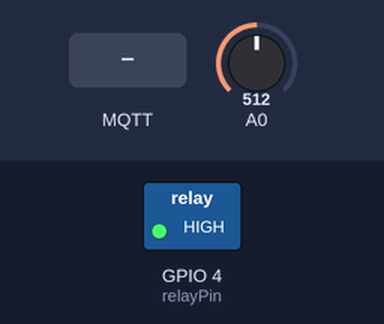
Recording of a sketch running on a simulated ESP8266 (NodeMCU). Shown: switched loads named in the sketch (green lamp = pin HIGH). The inputs (shaded band) are chosen by the test bench; at power-on: A0 = 512. WiFi joins after 1.5 s; servers stay silent unless stated; no MQTT or app messages arrive unless stated; what the sketch prints to the serial monitor is not drawn.

Above: at 2.7 s.
2.8 s: MQTT message "0" arrives on the first subscribed topic
At 4.7 s:
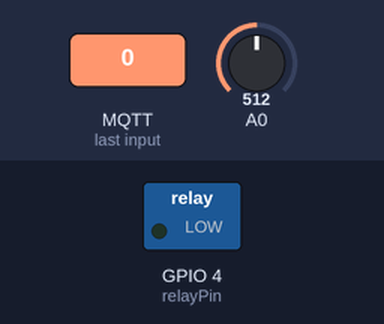
5.4 s: MQTT message "1" arrives on the first subscribed topic
At 7.8 s:
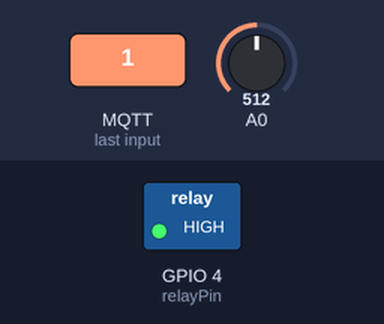
Timing chart, 0 to 9.3 s (numbered marks = the images above; inputs shaded):
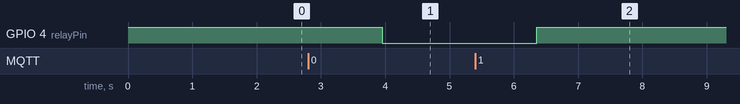

The sketch:

AC_current_Node-red_mqtt_button.ino
```cpp
/*=======================================================
  Author: Atul Dubey
  Date: 29/09/2022
  Description: Track the current and power consumed by DC load
  using ACS712 Current sensor and node red.
  Sensitivity of Acs712 current sensor is 185mv/A
  =======================================================*/
/* Include libraries */
#include <ESP8266WiFi.h>
#include <PubSubClient.h>


/* Defining global variables and constants */
char ssid[] = "YOUR_WIFI_SSID";                                                   // Variables to store network credentials
char pass[] = "YOUR_WIFI_PASSWORD";
char msg[50];                                                             // Varaible for storing final message to be published
const char* mqttServer = "MQTT_BROKER_IP_ADDRESS";                                  // Address of the computer running MQTT broker

int relayPin = 4;                                                         // Variable for relay output pin
double sensor_Vol = 0;                                                    // Variable for storing voltage on ADC pin duue to sensor
double Vrms = 0;                                                          // Variable for storing RMS value of the voltage
double AmpsRMS = 0;                                                       // Variale for storing final RMS value of current
float initialError;                                                       // Variable for storing output value of sensor at no load
int Sensitivity = 185;                                                    // use 100 for 20A Module and 66 for 30A Module
uint32_t start_time;                                                      // Variable for saving start time of the loop

WiFiClient espClient;                                                       // Creating a Wi-Fi client
PubSubClient client(espClient);                                             // Creating instance of PubSubClient library

/* Function for making WiFi connection */
void WiFi_connect() {
  WiFi.begin(ssid, pass);                                                   // Initializing WiFi connection
  while (WiFi.status() != WL_CONNECTED) {                                   // Checking for connection untill connected
    delay(500);
    Serial.print(".");
  }
  Serial.println("Connected to the WiFi network");
}
void setup() {
  pinMode(relayPin, OUTPUT);
  digitalWrite(relayPin, HIGH);
  Serial.begin(115200);                                                     // Initializing serial monitor
  WiFi_connect();                                                           // Calling function for WiFi connection
  client.setServer(mqttServer, 1883);                                       // Setting MQTT broker and port number
  client.setCallback(callback);

}

/* Function for re-establishing MQTT connection with broker */
void reconnect() {
  while (!client.connected()) {
    Serial.print("Attempting MQTT connection...");
    if (client.connect("h1")) {                                  // Attempt to connect
      Serial.println("connected");
      client.subscribe("button1");
    }
    else {
      Serial.print("failed, rc=");
      Serial.print(client.state());
      Serial.println(" try again in 5 seconds");
      // Wait 5 seconds before retrying
      delay(5000);
    }
  }
}

/* Function to receive values from subscribed topic */
void callback(char* topic, byte* payload, unsigned int length) {
  Serial.print("Message arrived [");
  Serial.print(topic);
  Serial.print("] ");
  for (int i = 0; i < 1; i++) {
    Serial.print((char)payload[i]);
  }
  Serial.println();

  // Switch on the LED if an 1 was received as first character
  if ((char)payload[0] == '1') {
    digitalWrite(relayPin, HIGH);   // Turn the LED on (Note that LOW is the voltage level

  } else if ((char)payload[0] == '0')
  {
    digitalWrite(relayPin, LOW);  // Turn the LED off by making the voltage HIGH
  }
}

/* Function for getting peak to peak value of ADC value of sensor */
float getVPP()
{
  float result;
  int sensor_ADC;                                                           //value read from the sensor
  int maxValue = 0;                                                         // store max value here
  int minValue = 1024;                                                      // store min value here

  uint32_t start_time1 = millis();
  while ((millis() - start_time1) < 1000) //sample for 1 Sec
  {
    sensor_ADC = analogRead(A0);

    if (sensor_ADC > maxValue)                                              // Chicking for new maxValue
    {
      /*record the maximum sensor value*/
      maxValue = sensor_ADC;
    }
    if (sensor_ADC < minValue)
    {
      /*record the minimum sensor value*/
      minValue = sensor_ADC;
    }
  }
  result = ((maxValue - minValue) * 3.34) / 1024.0;                         // Subtract min from max

  return result;
}
void loop() {
  if (!client.connected()) {                                                // Calling reconnect function when the connection breaks
    reconnect();
  }
  client.loop();                                                            // Keeping MQTT connection alive

  sensor_Vol = getVPP();                                                    // Getting peak to peak value of voltage from sensor
  Vrms = (sensor_Vol / 2.0) * 0.707;                                        // Calculating RMS value of sensor voltage
  AmpsRMS = ((Vrms * 1000) / Sensitivity);                                  // Calculating RMS value of load current

  Serial.print(AmpsRMS);
  Serial.println(" Amps");

  String y = String(AmpsRMS);                                               // Converting Current value to string
  y.toCharArray(msg, 50);                                                   // Converting the string to character array
  client.publish("h1", msg);                                                // Publishing the current value to a topic
  delay(200);
}
```

Measured:
- after the input at 2.8 s, GPIO 4 (relayPin): HIGH → LOW after 1.2 s
- after the input at 5.4 s, GPIO 4 (relayPin): LOW → HIGH after 0.96 s
